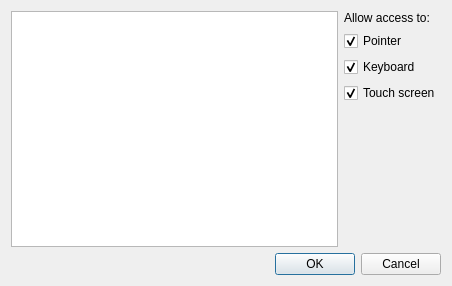
<?xml version="1.0" encoding="UTF-8"?>
<ui version="4.0">
 <class>RemoteDesktopDialog</class>
 <widget class="QDialog" name="RemoteDesktopDialog">
  <property name="geometry">
   <rect>
    <x>0</x>
    <y>0</y>
    <width>452</width>
    <height>286</height>
   </rect>
  </property>
  <property name="windowTitle">
   <string>Dialog</string>
  </property>
  <layout class="QGridLayout" name="gridLayout">
   <item row="0" column="0">
    <widget class="ScreenCastWidget" name="screenCastWidget">
     <property name="selectionMode">
      <enum>QAbstractItemView::SingleSelection</enum>
     </property>
     <property name="iconSize">
      <size>
       <width>48</width>
       <height>48</height>
      </size>
     </property>
     <property name="uniformItemSizes">
      <bool>false</bool>
     </property>
    </widget>
   </item>
   <item row="0" column="1">
    <layout class="QVBoxLayout" name="verticalLayout_2">
     <item>
      <widget class="QLabel" name="label">
       <property name="text">
        <string>Allow access to:</string>
       </property>
      </widget>
     </item>
     <item>
      <layout class="QVBoxLayout" name="verticalLayout">
       <item>
        <widget class="QCheckBox" name="pointerCheckbox">
         <property name="text">
          <string>Pointer</string>
         </property>
         <property name="checked">
          <bool>true</bool>
         </property>
        </widget>
       </item>
       <item>
        <widget class="QCheckBox" name="keyboardCheckbox">
         <property name="text">
          <string>Keyboard</string>
         </property>
         <property name="checked">
          <bool>true</bool>
         </property>
        </widget>
       </item>
       <item>
        <widget class="QCheckBox" name="touchScreenCheckbox">
         <property name="text">
          <string>Touch screen</string>
         </property>
         <property name="checked">
          <bool>true</bool>
         </property>
        </widget>
       </item>
       <item>
        <spacer name="verticalSpacer">
         <property name="orientation">
          <enum>Qt::Vertical</enum>
         </property>
         <property name="sizeHint" stdset="0">
          <size>
           <width>20</width>
           <height>40</height>
          </size>
         </property>
        </spacer>
       </item>
      </layout>
     </item>
    </layout>
   </item>
   <item row="1" column="0" colspan="2">
    <widget class="QDialogButtonBox" name="buttonBox">
     <property name="standardButtons">
      <set>QDialogButtonBox::Cancel|QDialogButtonBox::Ok</set>
     </property>
    </widget>
   </item>
  </layout>
 </widget>
 <customwidgets>
  <customwidget>
   <class>ScreenCastWidget</class>
   <extends>QListWidget</extends>
   <header>screencastwidget.h</header>
  </customwidget>
 </customwidgets>
 <resources/>
 <connections/>
</ui>
